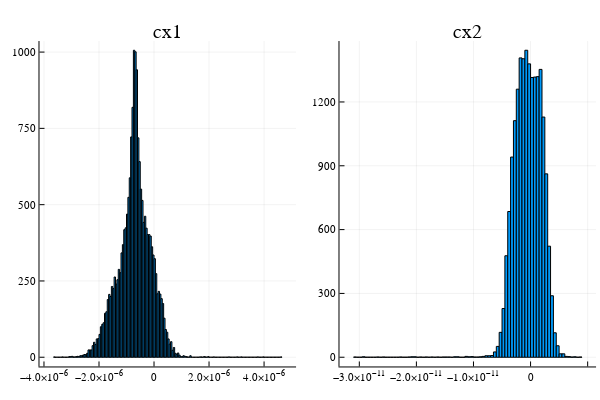

Here is the notebook cell this chart was saved with:
### Markdown cell above
### Histogrammes

### Code cell
h1 = histogram(cx1, title = "cx1");
h2 = histogram(cx2, title = "cx2");
plot(h1, h2, legend = false)
